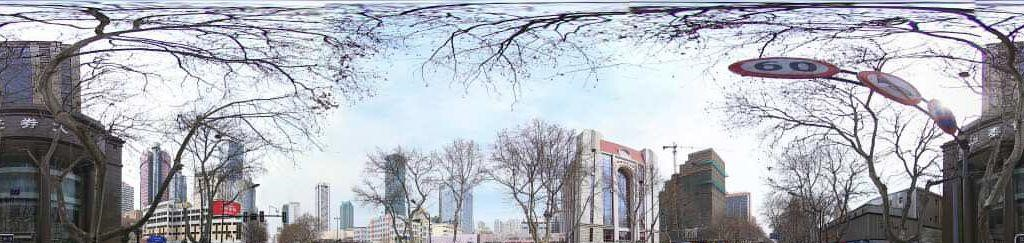
#> input picture images/01002500001403131122034235V.jpg, 1024 x 243 px, given as the content of the folder 10101030131222131353400, which was not available
$ python sky_extraction.py
#> lines starting #> are read from the running program, lines starting #| are printed output that depends on the picture; after the words box and inside, x2 and y2 are one past the last pixel; in counts of white or black regions, pixels touching at a corner belong together; pictures that were not available may be replaced by others from this repository, and a replacement may not be noted
import cv2
from matplotlib import pyplot as plt
import numpy as np
import os

def extract_sky(img_name):
    def fillEdges(width, height, edges):
        for i in range(width):
            for j in range(height):
                if edges[j][i] > 0:
                    for x in range(j, height - 1):
                        edges[x][i] = 255
                    break
        return edges

    img = cv2.imread(img_name)
#> img is the input picture: shape (243, 1024, 3); mean B, G, R 178.9, 171.5, 168.9
    wc = img.shape[1]
#> wc = 1024
    hc = img.shape[0]
#> hc = 243
    r0 = wc / (2 * np.pi)
#> r0 = 163
    cx = cy = r0
#> cx = 163; cy = 163

    img2 = img[:, :, 0]
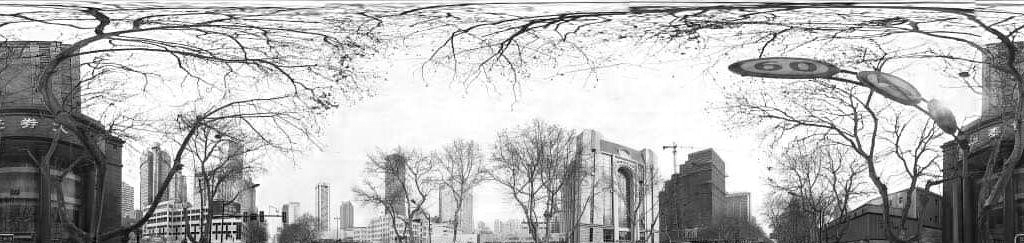
#> img2: shape (243, 1024); min 0, max 255, mean 178.9
    edges = cv2.Canny(img, 100, 200)
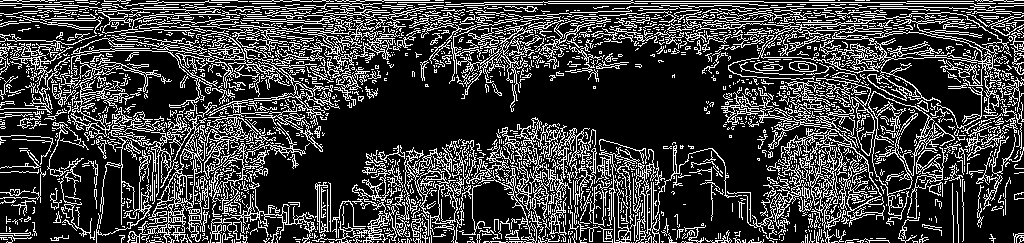
#> edges: shape (243, 1024); 24.3% white in thin lines or dots
    pic = fillEdges(edges.shape[1], edges.shape[0], edges)
#> after the loop in fillEdges, `for i in range(width):`:
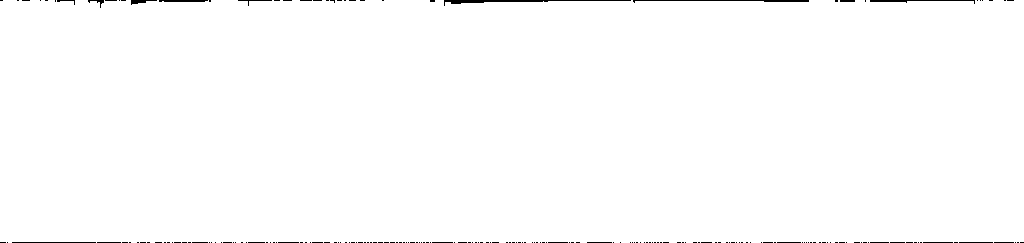
#> edges: shape (243, 1024); 99.2% white; 197 black regions (178 under 20 px), largest, box (x1, y1, x2, y2) and area: (444, 0, 631, 6) 337, (633, 0, 809, 3) 224, (870, 0, 975, 4) 146
    non_sky = np.argwhere(pic)
#> non_sky = 246950 pairs, first value 0 to 242, second value 0 to 1023

    Z = img.reshape((-1, 3))
    Z = np.float32(Z)
    criteria = (cv2.TERM_CRITERIA_EPS + cv2.TERM_CRITERIA_MAX_ITER, 10, 1.0)
    K = 12
    ret, label, center = cv2.kmeans(Z, K, None, criteria, 10, cv2.KMEANS_RANDOM_CENTERS)
#> ret = 57089257.2; center = [[162.2, 151.2, 150.5], [141.3, 131.4, 132.4], [176.5, 167.4, 169], [80.49, 68.85, 156.6], [92.67, 86.52, 90.11], [118.2, 109.6, 111.8], [67.62, 64.25, 67.55], [194.1, 181.5, 177.4], [232.7, 222, 214.4], [209.5, 199.3, 195.6], [40.71, 39.24, 41.1], [250, 244.1, 237.4]]

    center = np.uint8(center)
#> center = [[162, 151, 150], [141, 131, 132], [176, 167, 168], [80, 68, 156], [92, 86, 90], [118, 109, 111], [67, 64, 67], [194, 181, 177], [232, 222, 214], [209, 199, 195], [40, 39, 41], [250, 244, 237]]
    res = center[label.flatten()]
    res2 = res.reshape((img.shape))

    result_list = []
    k = -1
    for center_item in center:
        k = k + 1
        i = -1
        num1 = num2 = 0
        for row in res2:
            i = i + 1
            j = -1
            for col in row:
                j = j + 1
                if center_item[0] == col[0] and center_item[1] == col[1] and center_item[2] == col[2]:
                    num2 = num2 + 1
                    if pic[i][j] == 0:
                        num1 = num1 + 1
        result_list.append(num1 / num2)
#> this loop made 12 passes
#> after the loop, k = 11; result_list = [0.0048, 0.00338, 0.0071, 0, 0.00564, 0.00377, 0.00836, 0.00857, 0.0149, 0.0115, 0.0133, 0.00387]

    effective_center_list = []
    for i, item in enumerate(result_list):
        if item >= 0.3:
            effective_center_list.append(i)
#> this loop made 12 passes
#> item on passes 1 to 12: 0.0048, 0.00338, 0.0071, 0, 0.00564, 0.00377, 0.00836, 0.00857, 0.0149, 0.0115, 0.0133, 0.00387
#> after the loop, effective_center_list = []

    for k in effective_center_list:
        i = -1
        for row in res2:
            i += 1
            j = -1
            for col in row:
                j += 1
                if pic[i][j] != 0 and col[0] == center[k][0] and col[1] == center[k][1] and col[2] == center[k][2]:
                    pic[i][j] = 0
#> this loop made 0 passes

    kernel = np.ones((3,3),np.uint8)
    closing = cv2.morphologyEx(pic, cv2.MORPH_CLOSE, kernel)
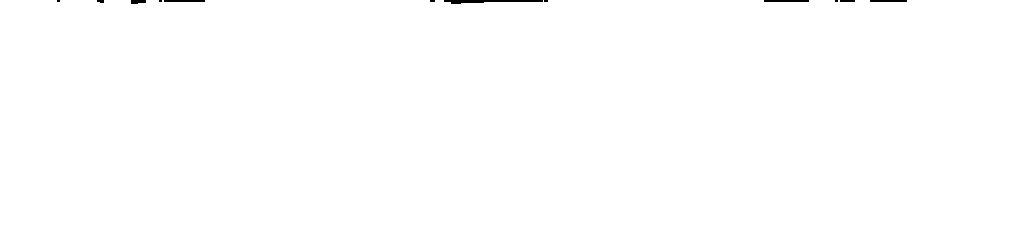
#> closing: shape (243, 1024); 99.7% white; 12 black regions (6 under 20 px), largest, box (x1, y1, x2, y2) and area: (444, 0, 543, 4) 241, (764, 0, 809, 2) 90, (164, 0, 205, 2) 82, (870, 0, 907, 2) 74, (131, 0, 146, 4) 52, (840, 0, 855, 2) 30
    no_sky = np.count_nonzero(closing)
#> no_sky = 248209
    soi = (wc * hc - no_sky) / (wc * hc)
#> soi = 0.0025
    return img, closing, soi

os.chdir('images')
# dirs = next(os.walk('.'))[1]
dirs = ['10101030131222131353400']

for (i,directory) in enumerate(dirs):
    image_list = os.listdir(directory)
    soi = 0
    for (j,img) in enumerate(image_list):
        image, extract_img, soi = extract_sky(os.path.join(directory, img))
        soi += soi
#> soi = 0.00501
        print("proccessing")
        plt.subplot(len(dirs) * 2, 6, 2 * i * 6 + j + 1), plt.imshow(extract_img)
        plt.subplot(len(dirs) * 2, 6, (2 * i + 1) * 6 + j + 1), plt.imshow(image[:,:,::-1])
    plt.title('soi=' + str(soi))
    # [5 lines of commented-out code are left out]
plt.show()
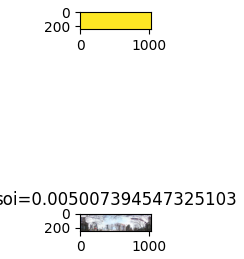
#> figure drawn by matplotlib, 2 panels
# [4 lines of commented-out code are left out]
plt.show()

$ run again, on images/09000600121706201415155184A.jpg
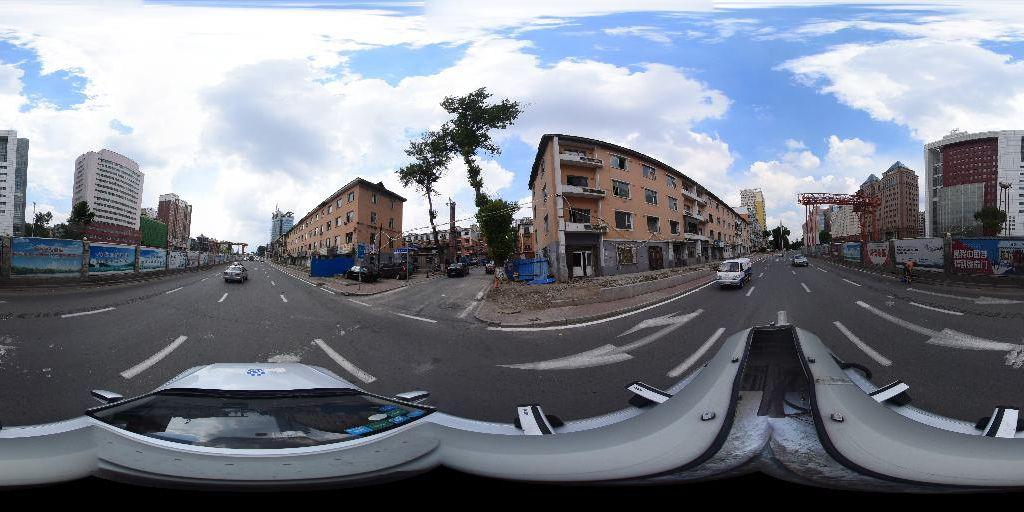
#> input picture images/09000600121706201415155184A.jpg, 1024 x 512 px, given as the content of the folder 10101030131222131353400, which was not available
#> in extract_sky, img is the input picture: shape (512, 1024, 3); mean B, G, R 138.5, 128, 123.3
#> after the loop in fillEdges, `for i in range(width):`:
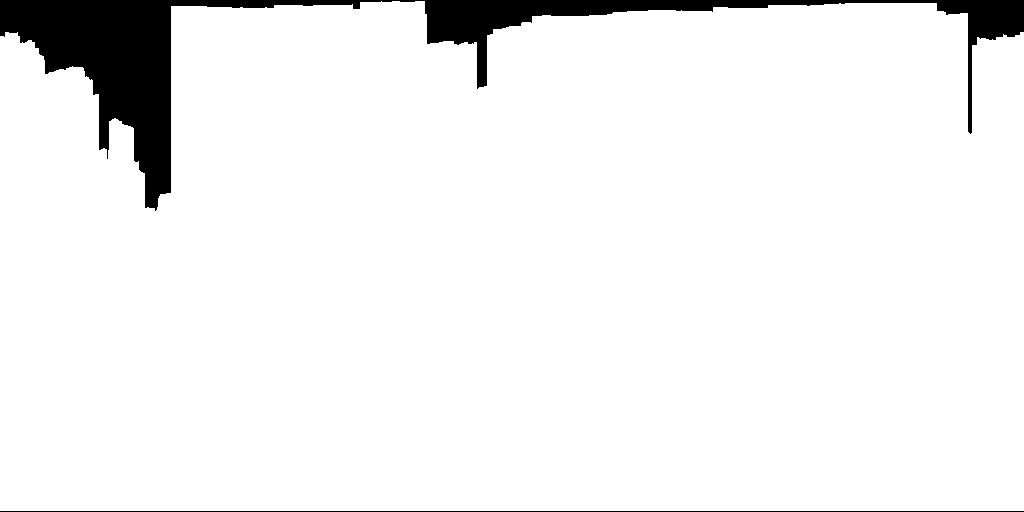
#> edges: shape (512, 1024); 94.2% white; 2 black regions, box (x1, y1, x2, y2) and area: (0, 0, 1024, 211) 29278, (0, 511, 1024, 512) 1024
#> non_sky = 493986 pairs, first value 1 to 510, second value 0 to 1023
#> in extract_sky, `ret, label, center = cv2.kmeans(Z, K, None, criteria, 10, cv2.KMEANS_R..`: ret = 142841257.7; center = [[250.7, 246.3, 243.4], [93.53, 89.03, 90.66], [145.9, 138.2, 135.3], [69.37, 64.29, 65.3], [8.95, 7.42, 7.92], [166.3, 156.7, 153.2], [120.8, 115, 114.1], [239.6, 178.5, 137.2], [46.22, 40.98, 41.61], [230.7, 201.9, 182.3], [240.2, 221.1, 208.8], [189.1, 176.9, 171.3]]
#> in extract_sky, `center = np.uint8(center)`: center = [[250, 246, 243], [93, 89, 90], [145, 138, 135], [69, 64, 65], [8, 7, 7], [166, 156, 153], [120, 114, 114], [239, 178, 137], [46, 40, 41], [230, 201, 182], [240, 221, 208], [189, 176, 171]]
#> the loop in extract_sky, `for center_item in center:` made 12 passes
#> after the loop in extract_sky, `for center_item in center:`: k = 11; result_list = [0.28, 0, 3.87e-05, 0, 0.0204, 0.000467, 2.23e-05, 0.0125, 0, 0.0314, 0.0556, 0.00054]
#> the loop in extract_sky, `for i, item in enumerate(result_list):` made 12 passes
#> item on passes 1 to 8: 0.28, 0, 3.87e-05, 0, 0.0204, 0.000467, 2.23e-05, 0.0125
#> after the loop in extract_sky, `for i, item in enumerate(result_list):`: effective_center_list = []
#> closing: shape (512, 1024); 94.4% white; 4 black regions, box (x1, y1, x2, y2) and area: (0, 0, 381, 208) 18627, (425, 0, 1024, 133) 10539, (400, 0, 415, 2) 30, (382, 0, 392, 2) 20
#> no_sky = 495072
#> in extract_sky, `soi = (wc * hc - no_sky) / (wc * hc)`: soi = 0.0557
#> `soi += soi`: soi = 0.111
#> `plt.show()`:
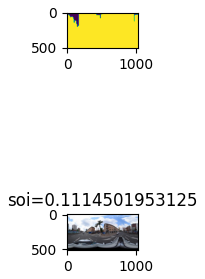
#> figure drawn by matplotlib, 2 panels

$ run again, on images/09002500001504280917222851A_old.jpg
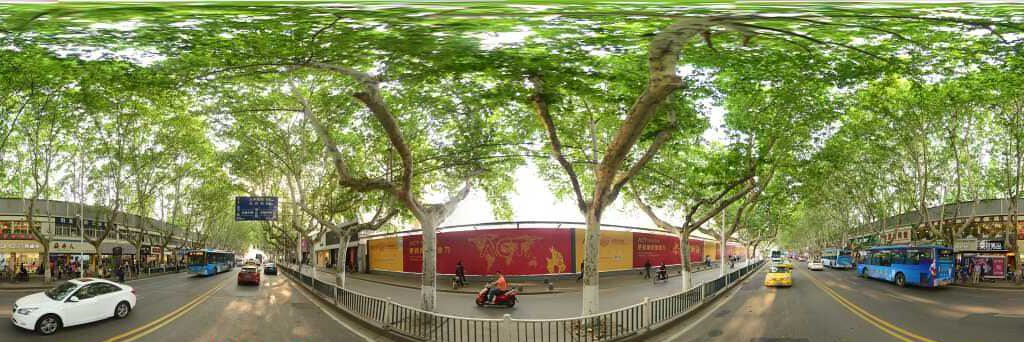
#> input picture images/09002500001504280917222851A_old.jpg, 1024 x 342 px, given as the content of the folder 10101030131222131353400, which was not available
#> in extract_sky, img is the input picture: shape (342, 1024, 3); mean B, G, R 90.1, 138.2, 130.2
#> after the loop in fillEdges, `for i in range(width):`:
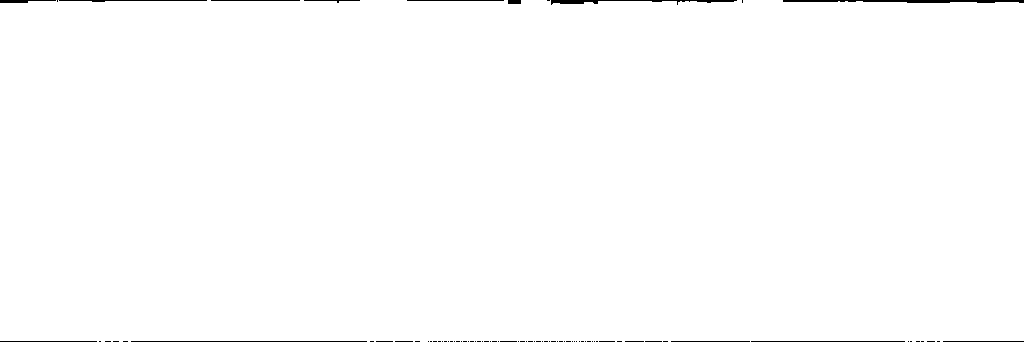
#> edges: shape (342, 1024); 99.3% white; 81 black regions (68 under 20 px), largest, box (x1, y1, x2, y2) and area: (783, 0, 1024, 3) 536, (551, 0, 737, 5) 363, (131, 341, 367, 342) 236
#> non_sky = 347813 pairs, first value 0 to 341, second value 0 to 1023
#> in extract_sky, `ret, label, center = cv2.kmeans(Z, K, None, criteria, 10, cv2.KMEANS_R..`: ret = 203572166.4; center = [[230.6, 246.8, 242.4], [92.77, 119.6, 124.4], [135.2, 192.8, 180], [54.72, 136.3, 113.5], [42.15, 60.36, 94.59], [26, 107.4, 79.75], [87.71, 163.1, 145.6], [139.6, 94.4, 45.76], [66.48, 91.74, 94.55], [126.4, 153.7, 154.8], [180.9, 217.1, 207.6], [21.81, 52.49, 47.42]]
#> in extract_sky, `center = np.uint8(center)`: center = [[230, 246, 242], [92, 119, 124], [135, 192, 179], [54, 136, 113], [42, 60, 94], [26, 107, 79], [87, 163, 145], [139, 94, 45], [66, 91, 94], [126, 153, 154], [180, 217, 207], [21, 52, 47]]
#> the loop in extract_sky, `for center_item in center:` made 12 passes
#> after the loop in extract_sky, `for center_item in center:`: k = 11; result_list = [0.0307, 0.00779, 0.0012, 0.00299, 0.00208, 0.000231, 0.00678, 0, 0.0101, 0.00353, 0.017, 0.0024]
#> the loop in extract_sky, `for i, item in enumerate(result_list):` made 12 passes
#> item on passes 1 to 8: 0.0307, 0.00779, 0.0012, 0.00299, 0.00208, 0.000231, 0.00678, 0
#> after the loop in extract_sky, `for i, item in enumerate(result_list):`: effective_center_list = []
#> closing: shape (342, 1024); 99.7% white; 12 black regions (4 under 20 px), largest, box (x1, y1, x2, y2) and area: (863, 0, 1024, 3) 388, (551, 0, 598, 4) 160, (783, 0, 838, 2) 110
#> no_sky = 349252
#> in extract_sky, `soi = (wc * hc - no_sky) / (wc * hc)`: soi = 0.00273
#> `soi += soi`: soi = 0.00546
#> `plt.show()`:
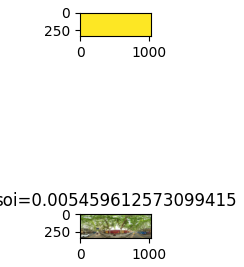
#> figure drawn by matplotlib, 2 panels
